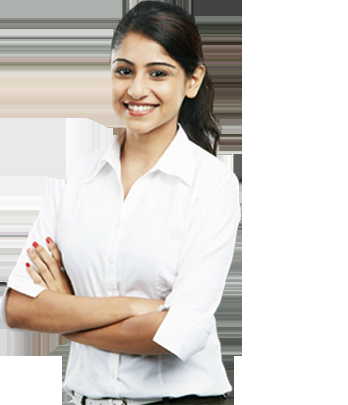
#> input picture OpenCV_python/bharti.jpeg, 348 x 405 px
$ python 17_imageSmoothing.py
#> lines starting #> are read from the running program, lines starting #| are printed output that depends on the picture
# How to image smooting in opencv lib...
import  cv2
img = cv2.imread("bharti.jpeg")
#> img is the input picture: shape (405, 348, 3); mean B, G, R 204.2, 209.3, 214.2
cv2.imshow("Original Image", img)
cv2.waitKey(0)

# Averaging done by convolving the image with a normalize box filter
#This takes the pixels under the box and replace the central element
# Box size needs to odd and positive
# --------------------- Applying image filter's on the Image --------
blurImg = cv2.blur(img,(7,7))
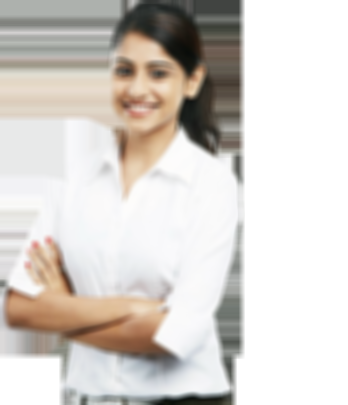
#> blurImg: shape (405, 348, 3); mean B, G, R 204.2, 209.3, 214.2
cv2.imshow("blur Image", blurImg)
cv2.waitKey(0)

# Insted of using box filter use gaussian kernel this is more effictive campare to blur...
gaussionImg = cv2.GaussianBlur(img, (5,5),0)
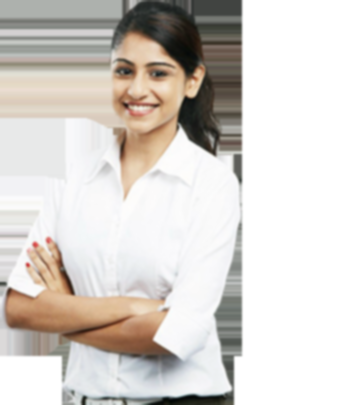
#> gaussionImg: shape (405, 348, 3); mean B, G, R 204.2, 209.3, 214.2
cv2.imshow("gaussion Image", gaussionImg)
cv2.waitKey(0)
# take median of all the pixels under kernel area and central.
# Elenent is replaced with this median value
# more efficent campare to above two(blur and gaussionBlur)
# find out the average of set to keep center apply the every pixel...
medianImg = cv2.medianBlur(img, 9)
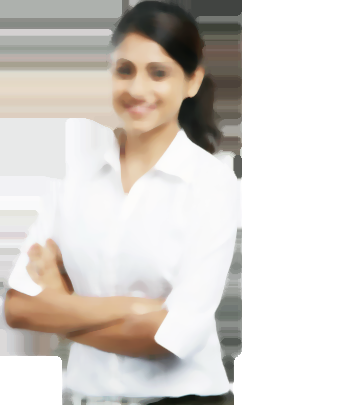
#> medianImg: shape (405, 348, 3); mean B, G, R 205.2, 210.4, 215.4
cv2.imshow("median Image", medianImg)
cv2.waitKey(0)

# Bitateral is very effective in nose removal
# very useful filter campare to another...
# A bilateral filter is used for smoothening images and reducing noise, while preserving edges
# bilateralFilter(src, dst, d, sigmaColor, sigmaSpace, borderType)
"""
This method accepts the following parameters −
src − A Mat object representing the source (input image) for this operation.
dst − A Mat object representing the destination (output image) for this operation.
d − A variable of the type integer representing the diameter of the pixel neighborhood.
sigmaColor − A variable of the type integer representing the filter sigma in the color space.
sigmaSpace − A variable of the type integer representing the filter sigma in the coordinate space.
borderType − An integer object representing the type of the border used.
"""
bilaterlImg = cv2.bilateralFilter(img, 5,50,50)
cv2.imshow("Bitateral Image", bilaterlImg)
cv2.waitKey(0)
cv2.destroyAllWindows()
